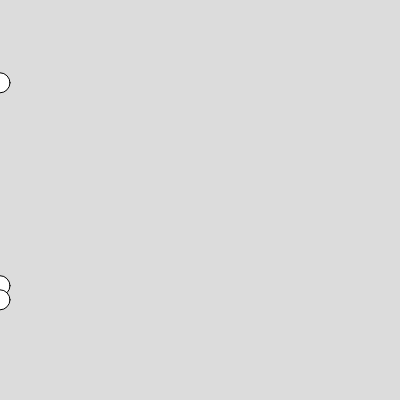
Frame 1 (no input)
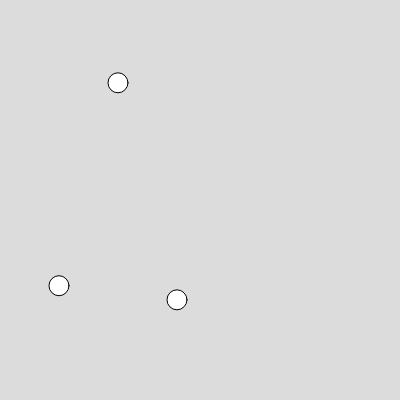
Frame 60 (no input)
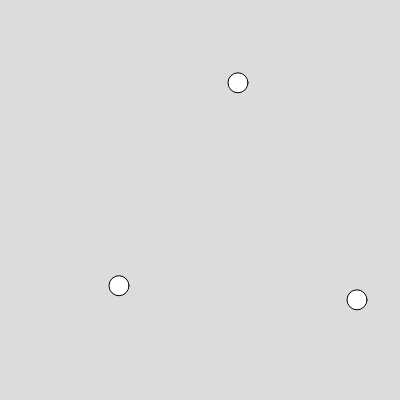
Frame 120 (the mouse pressed at the canvas centre since frame 60)

The p5.js sketch that drew these frames (run headless with seeded random() and noise() and a simulated clock; from frame 60 on, the mouse is pressed at the canvas centre):

// p5.js sketch
// ── sketch.js
// Bold 1
x1 = 0;
y1 = 0;
speed1 = 1;

// Bold 2
x2 = 0;
y2 = 0;
speed2 = 2;

// Bold 3
x3 = 0;
y3 = 0;
speed3 = 3;

function setup() {
  createCanvas(400, 400);

  // Lav y-værdien tilfælfig
  // height, er højden på skærmen
  y1 = random(0, height);
  y2 = random(0, height);
  y3 = random(0, height);
}

function draw() {
  background(220);

  // Tegn alle boldene
  circle(x1, y1, 20);
  circle(x2, y2, 20);
  circle(x3, y3, 20);

  // Ryk all boldene til siden
  x1 = x1 + speed1;
  x2 = x2 + speed2;
  x3 = x3 + speed3;

  // Hvis nogle af boldene er gået ud af skærmen
  // Så skal du rykkes tilbage
  // width, er skærmens bredde
  if(x1 > width) {
    x1 = 0;
  }
  if(x2 > width) {
    x2 = 0;
  }
  if(x3 > width) {
    x3 = 0;
  }
}
